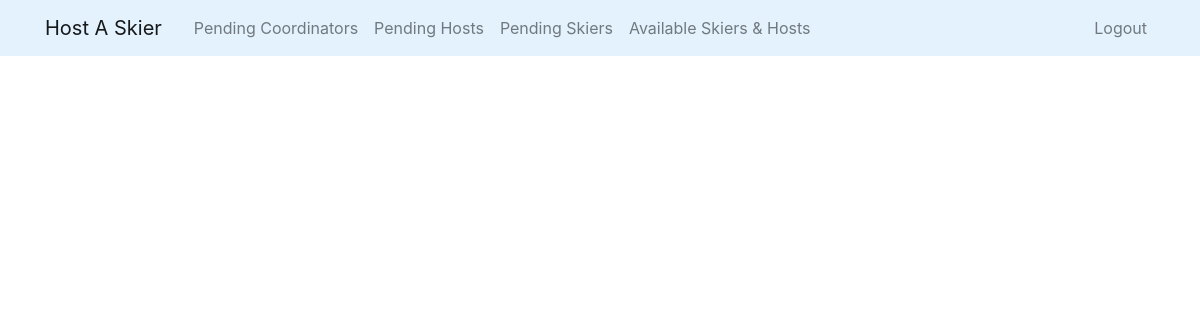
Page /match/ on the earlier database version.
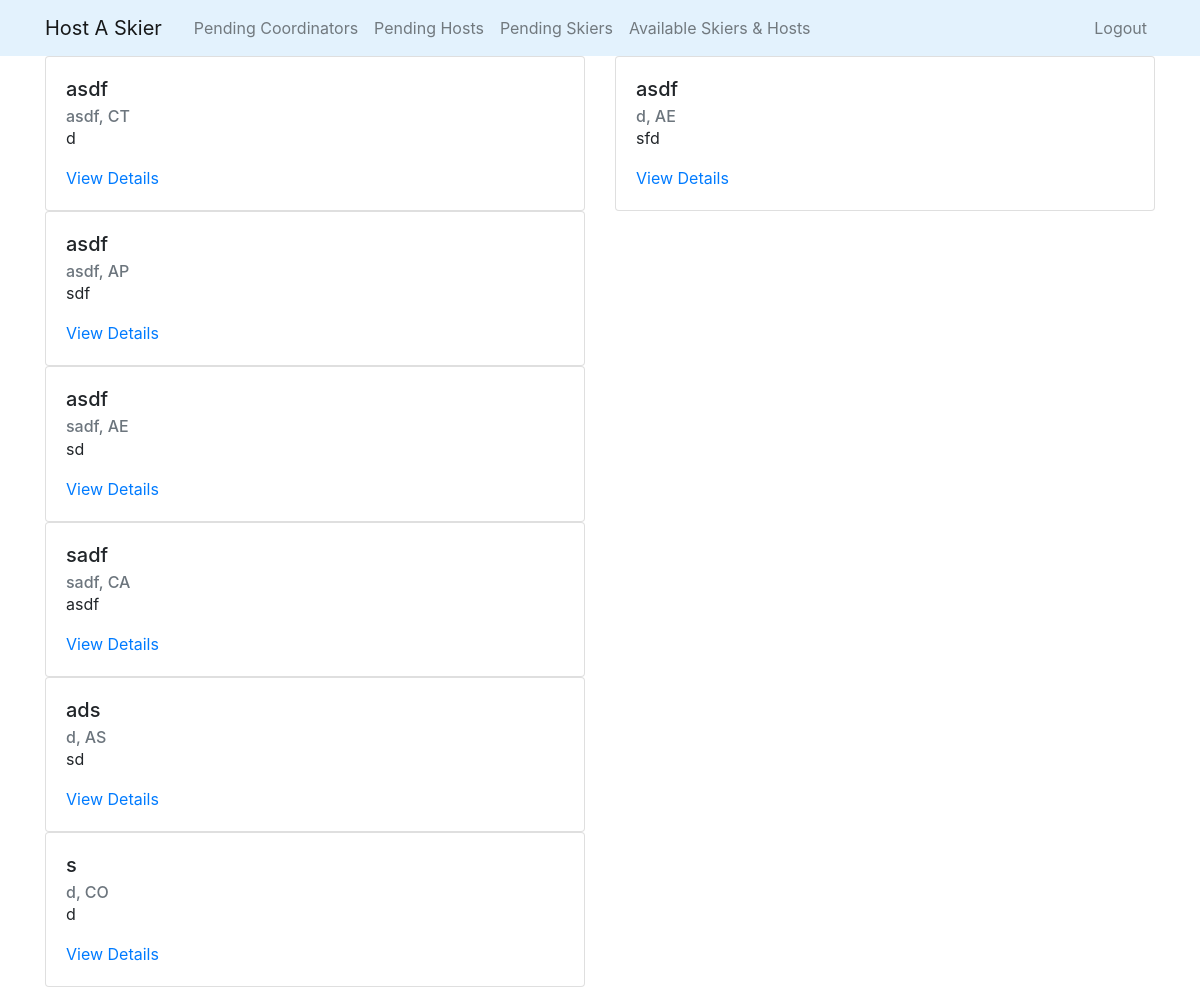
Same page on the later database version.
### host/models.py (models this page shows)
class Host(models.Model):
    name            = models.CharField(verbose_name="Name/Organization", max_length=254, null=False)
    email           = models.EmailField(verbose_name="Email", max_length=254, null=False)
    phone_number    = PhoneNumberField(verbose_name="Phone Number", null=False)
    address_1       = models.CharField(verbose_name="Address", max_length=128, null=False)
    address_2       = models.CharField(verbose_name="", max_length=128, blank=True, null=True)
    city            = models.CharField(verbose_name="City", max_length=128, null=False)
    state           = USStateField(verbose_name="State", null=False)
    zip_code        = models.CharField(verbose_name="Zip Code", max_length=5, null=False)
    events          = MultiSelectField(verbose_name="Events", choices=EVENTS)
    availability    = models.TextField(verbose_name="Availability", null=True)
    notes           = models.TextField(verbose_name="Additional Notes", null=True, blank=True)
    start_date      = models.DateField(verbose_name="Start Date")
    end_date        = models.DateField(verbose_name="End Date")
    image           = models.ImageField(verbose_name="Site Picture", upload_to="media/site_pics", null=True, blank=True)
    approved        = models.BooleanField(default=False, blank=True)

### skier/models.py (models this page shows)
class Skier(models.Model):
    name            = models.CharField(verbose_name="Name/Organization", max_length=254, null=False)
    email           = models.EmailField(verbose_name="Email", max_length=254, null=False)
    phone_number    = PhoneNumberField(verbose_name="Phone Number", null=False)
    city            = models.CharField(verbose_name="City", max_length=128, null=False)
    state           = USStateField(verbose_name="State", null=False)
    events          = MultiSelectField(verbose_name="Events", choices=EVENTS)
    availability    = models.TextField(verbose_name="Availability", null=True)
    start_date      = models.DateField(verbose_name="Start Date")
    end_date        = models.DateField(verbose_name="End Date")
    university      = models.CharField(verbose_name="Universtiy Affiliation (if applicable)", max_length=254, blank=True, null=True)
    approved        = models.BooleanField(default=False, blank=True)

### main/views.py (the view)
# urls.py: path('match/', main_views.MatchView.as_view(template_name='main/match.html'), name='match'),
class MatchView(ListView):
    template_name = "match.html"
    context_object_name = "context"
    def get_queryset(self):
        queryset = {'hosts': Host.objects.all().filter(approved=True),
                    'skiers': Skier.objects.all().filter(approved=True)}
        return queryset

### main/templates/main/match.html
{% extends "coordinator_base.html" %}
{% load crispy_forms_tags %}
{% block content %}
<div class="row">
  <div class="col col-md-6 mb-0">
      <div class="content-section">
          {% for host in context.hosts %}
	    <div class="card">
	      <div class="card-body">
	        <h5 class="card-title">{{ host.name }}</h5>
	        <h6 class="card-subtitle text-muted">{{ host.city }}, {{ host.state }}</h6>
	        <p>{{ host.availability }}</p>
	        <a href="#" class="card-link">View Details</a>
	      </div>
	    </div>
          {% endfor %}
      </div>
  </div>
  <div class="col col-md-6 mb-0">
    <div class="content-section">
        {% for skier in context.skiers %}
          <div class="card">
            <div class="card-body">
              <h5 class="card-title">{{ skier.name }}</h5>
              <h6 class="card-subtitle text-muted">{{ skier.city }}, {{ skier.state }}</h6>
              <p>{{ skier.availability }}</p>
              <a href="#" class="card-link">View Details</a>
            </div>
          </div>
        {% endfor %}
    </div>
  </div>
</div>
{% endblock content %}

Differences in the rows shown:
added Host: name "asdf", city "asdf", state "CT", availability "d"
added Host: name "asdf", city "asdf", state "AP", availability "sdf"
added Host: name "asdf", city "sadf", state "AE", availability "sd"
added Host: name "sadf", city "sadf", state "CA", availability "asdf"
added Host: name "ads", city "d", state "AS", availability "sd"
added Host: name "s", city "d", state "CO", availability "d"
added Skier: name "asdf", city "d", state "AE", availability "sfd"
